Frame 1 (no input): blank canvas, image omitted
Frame 60 (no input): blank canvas, image omitted
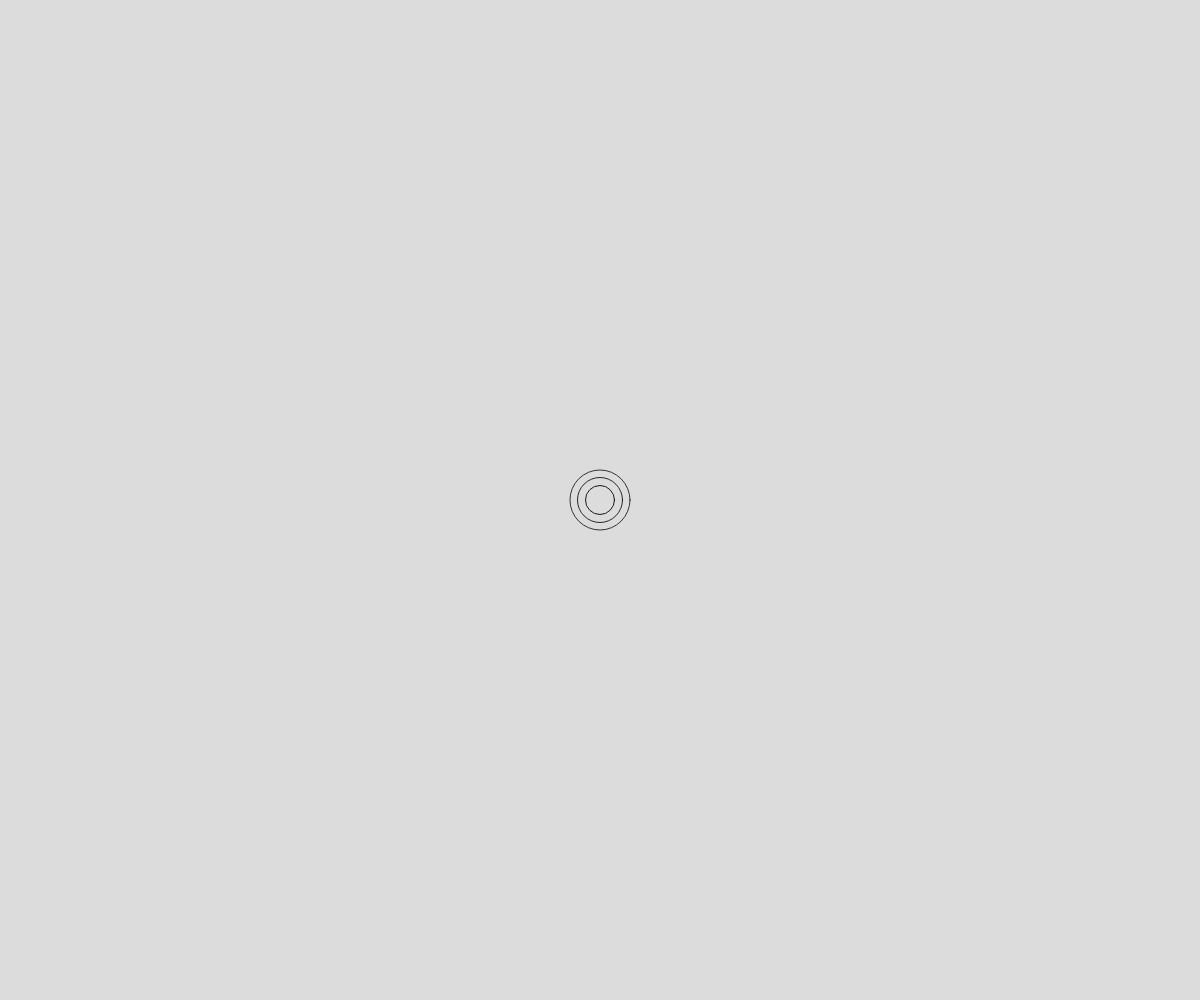
Frame 120 (the mouse pressed at the canvas centre since frame 60)

The p5.js sketch whose frames 1 and 60 were blank and that drew this single picture after the mouse press (run headless with seeded random() and noise() and a simulated clock; from frame 60 on, the mouse is pressed at the canvas centre):

// p5.js sketch
// ── sketch.js
/* jshint esversion: 8 */

let rippAr = [];
let inArr = [];
let ripp;
let r = 0;
let t = 3;

function setup() {
  createCanvas(windowWidth, windowHeight);
}

function mousePressed() {
  ripple();
}

function ripple() {
  for (let j = 0; j < t; j++) {
    inArr[j] = new Ripples(mouseX, mouseY, r)
  }
  for (let j = 0; j < t; j++) {
    delay(j);
    
  }
}

async function delay(j) {
  await setTimeout(() => rippAr.push(inArr[j]), j * 300)
  console.log(rippAr);
}




function draw() {
  background(220);
  for (let i = 0; i < rippAr.length; i++) {
    //
    rippAr[i].move();
    rippAr[i].display();
  }
    // console.log(arr[i])
  for (let i = rippAr.length - 1; i >= 0; i--) {
    if (rippAr[i].strok == 0) {
      rippAr.splice(0, 1)
      //console.log(rippAr)
    }
  }
}


// let a1 = ['a', 'b', 'c']
// let a2 = a1.map(function(item) { return item.toUpperCase() })
// console.log(a2) // logs ['A', 'B', 'C']
// ── ripples.js
class Ripples {

  constructor(_x, _y, _r, _strok) {
    this.x = _x;
    this.y = _y;
    this.r = _r;
    this.strok = 255;
   
  }

  display() {
    noFill();
    stroke(0, this.strok)
    ellipse(this.x, this.y, this.r);
  }

  move() {
    this.r++
    this.strok--
  }
}
  
